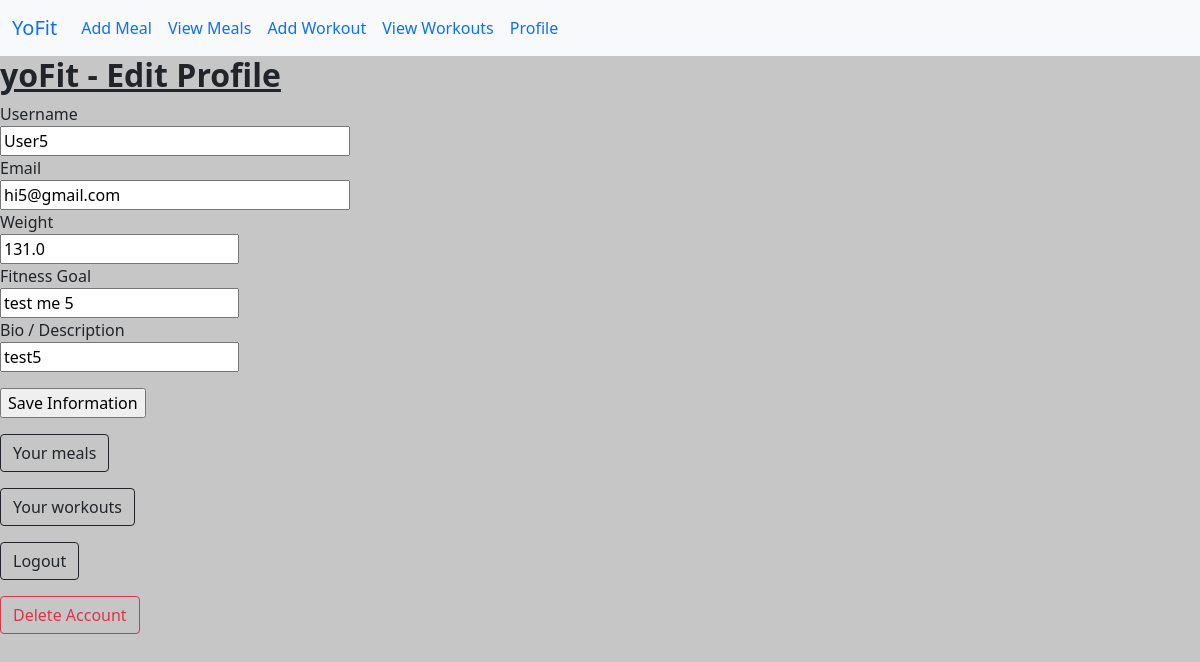
Screenshot of /profile (signed in) with the database file from the repository.
### app/models.py (models this page shows, shortened)
class User(UserMixin, db.Model):
 id = db.Column(db.Integer, primary_key = True)
 username = db.Column(db.String(16))
 email = db.Column(db.String(64))
 password_hash = db.Column(db.String(128))
 weight = db.Column(db.Float)
 fitness_goal = db.Column(db.String(1024))
 user_bio = db.Column(db.String(1024))
 meals = db.relationship('Meal')
 workouts = db.relationship('Workout')

### app/routes.py (the view, shortened to what this page needs)
@appObj.route('/profile', methods = ['GET', 'POST'])
@login_required
def profile():
 user = current_user
 edit_profile = EditUser()
 edit_profile.username.data = user.username
 edit_profile.email.data = user.email
 edit_profile.weight.data = user.weight
 edit_profile.fitness_goal.data = user.fitness_goal
 edit_profile.user_bio.data = user.user_bio
 return render_template('user_profile.html', edit_profile = edit_profile)

### app/edit_user.py
class EditUser(FlaskForm):
    username = StringField('Username', validators = [DataRequired(),Length(min=3, max=32)])
    email = StringField ('Email', validators = [DataRequired()])
    weight = FloatField('Weight', validators = [DataRequired()])
    user_bio = StringField('Bio / Description', validators = [DataRequired(), Length(min = 3, max = 1024)])
    fitness_goal = StringField('Fitness Goal', validators = [DataRequired(), Length(min = 3, max = 1024)])
    submit = SubmitField('Save Information')

### app/models.py (called while the page is built)
@login.user_loader
def load_user(id):
 return User.query.get(int(id))

### app/templates/user_profile.html (shortened to what this page needs)
<html lang="en">
  <head>
    <link href="https://cdn.jsdelivr.net/npm/bootstrap@5.0.2/dist/css/bootstrap.min.css" rel="stylesheet" crossorigin=>
  </head>
  <nav class="navbar navbar-expand-lg bg-light">
  <div class="container-fluid">
    <a class="navbar-brand" href="/home">YoFit</a>
    <div class="collapse navbar-collapse" id="navbarNavAltMarkup">
      <div class="navbar-nav">
        <a class="nav-link active" aria-current="page" href="/createMeal">Add Meal</a>
        <a class="nav-link" href="/viewMeals">View Meals</a>
        <a class="nav-link" href="/createWorkout">Add Workout</a>
        <a class="nav-link" href="/viewWorkouts"> View Workouts </a>
        <a class="nav-link" href="/profile">Profile</a>
      </div>
    </div>
  </div>
</nav>
  <body style="background: #c6c6c6">
    <h2> <b> <u> yoFit - Edit Profile</h2> </b> </u>
    <form action="" method="post" nonvalidate>
            <p>
            {{edit_profile.username.label}}<br>
            {{edit_profile.username(size = 32)}}</br>
            {{edit_profile.email.label}}<br>
            {{edit_profile.email(size = 32)}}</br>
            {{edit_profile.weight.label}}<br>
            {{edit_profile.weight}}</br>
            {{edit_profile.fitness_goal.label}} <br>
            {{edit_profile.fitness_goal}} </br>
            {{edit_profile.user_bio.label}} <br>
            {{edit_profile.user_bio}} </br>
            <p>
            {{edit_profile.submit()}}
            </p>
        </form>
     <p> <a class="btn btn-outline-dark" href="/viewMeals" role="button">Your meals </a> </p>
     <p> <a class="btn btn-outline-dark" href="/viewWorkouts" role="button">Your workouts </a> </p>
     <p> <a class="btn btn-outline-dark" href="/logout" role="button">Logout </a> </p>
     <p> <a class="btn btn-outline-danger" href="/deleteUser" role="button">Delete Account </a> </p>

### rows the page displays
User: username "User5", email "hi5@gmail.com", weight "131.0", fitness_goal "test me 5", user_bio "test5"

### other values shown
{{ edit_profile.username.label }} "Username"
{{ edit_profile.email.label }} "Email"
{{ edit_profile.weight.label }} "Weight"
{{ edit_profile.fitness_goal.label }} "Fitness Goal"
{{ edit_profile.user_bio.label }} "Bio / Description"
